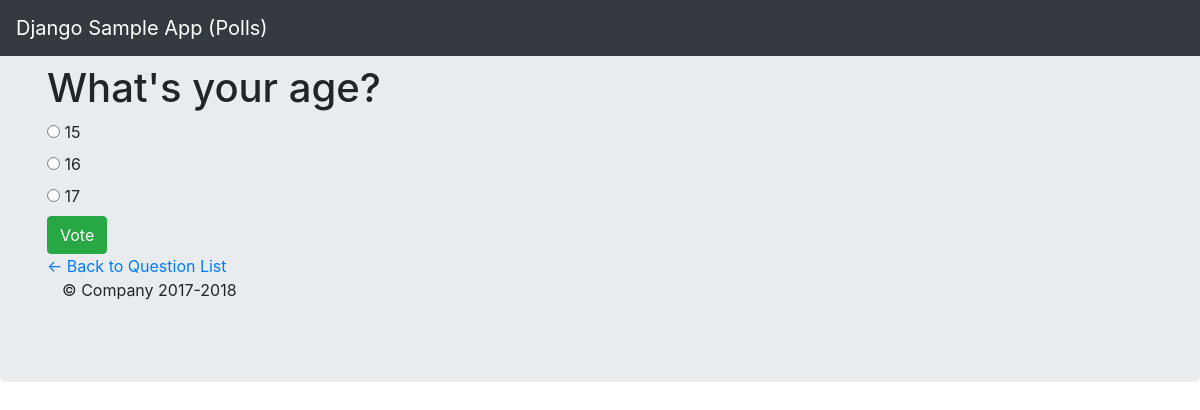
The app's page /polls/2/ with its own data.
### polls/models.py (models this page shows, shortened)
class Question(models.Model):
    question_text = models.CharField(max_length = 100)
    pub_date = models.DateTimeField('date published')

class Choice(models.Model):
    choice_text = models.CharField(max_length = 200)
    votes = models.IntegerField(default = 0)
    question = models.ForeignKey(Question, on_delete=models.CASCADE)

### polls/views.py (the view)
# urls.py: path('<int:question_id>/', detail, name='detail'),
def detail(request, question_id):
    question = get_object_or_404(Question, pk=question_id)
    return render(request, 'polls/detail.html', {'question': question})

### polls/templates/polls/detail.html (shortened to what this page needs)
{% extends 'polls/base.html' %}
{% block main_content %}
<h1> {{ question.question_text }} </h1>
<form action = "{% url 'polls:vote' question.id %}" method="post">
    {% for choice in question.choice_set.all %}
        <input type="radio" name="choice" id="choice{{ forloop.counter }}" value="{{ choice.id }}" />
        <label for="choice{{ forloop.counter }}">{{ choice.choice_text }}</label><br />
    {% endfor %}
    <input type="submit" class="btn btn-success" value="Vote" />
</form>
<a href="{% url 'polls:index' %}"> <- Back to Question List</a>
{% endblock %}

### records on screen
Question: question_text "What's your age?"
Choice: choice_text "15"
Choice: choice_text "16"
Choice: choice_text "17"
